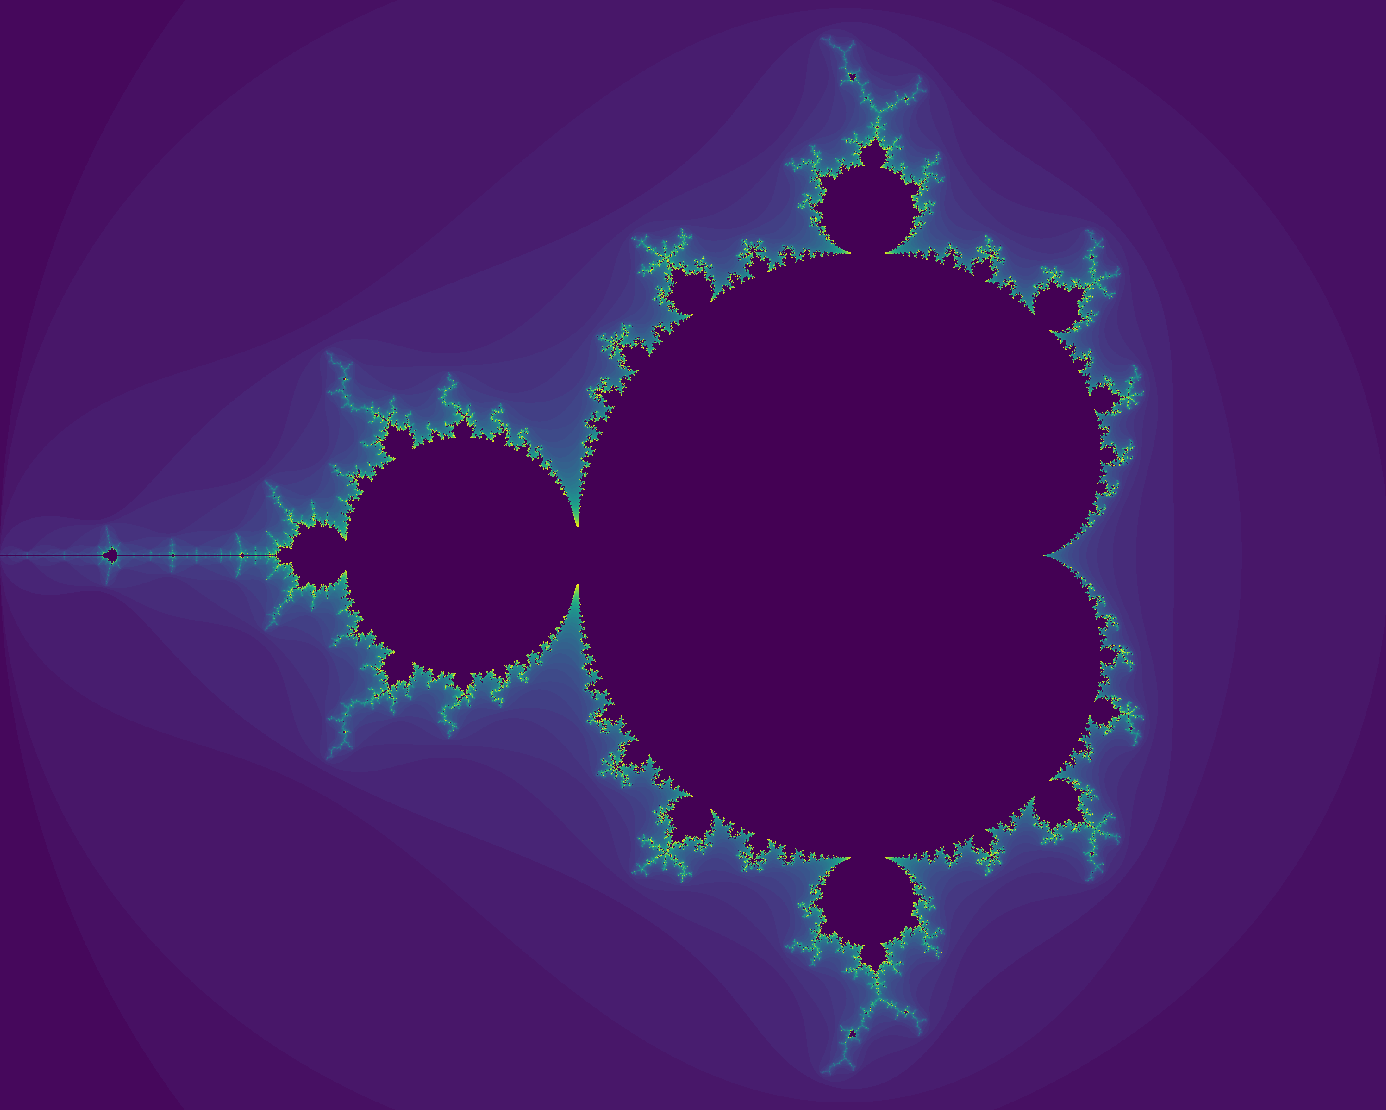

Here is the Python script that generated this plot:
import numpy as np
import matplotlib.pyplot as plt
import matplotlib.cm as cm

# Parameters for the plot
im_width, im_height = 3000, 2400
nit_max = 50
xmin, xmax = -2, 1
xwidth = xmax-xmin
ymin, ymax = -1.2, 1.2
yheight = ymax-ymin

mandelbrot = np.zeros((im_width, im_height))
for ix in range(im_width):
    for iy in range(im_height):
        nit = 0
        # Map pixel position to a point in the complex plane
        c = complex(ix/im_width*xwidth+xmin,
                    iy/im_height*yheight+ymin)
        z = 0
        # Apply Q_c to 0 repeatedly
        while abs(z) <= 2 and nit < nit_max:
            z = z**2+c
            nit += 1
        ratio = nit/nit_max
        mandelbrot[ix, iy] = ratio if nit < nit_max else 0

plt.pcolormesh(np.transpose(mandelbrot), cmap=cm.viridis)
plt.axis('equal')
plt.axis('off')
plt.show()
